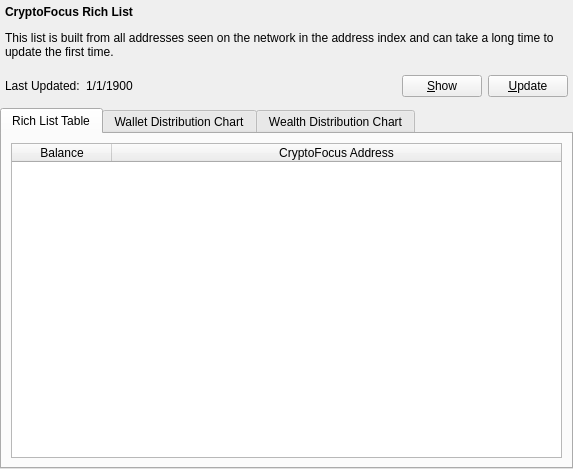
<?xml version="1.0" encoding="UTF-8"?>
<ui version="4.0">
 <class>RichListPage</class>
 <widget class="QWidget" name="RichListPage">
  <property name="geometry">
   <rect>
    <x>0</x>
    <y>0</y>
    <width>573</width>
    <height>469</height>
   </rect>
  </property>
  <property name="windowTitle">
   <string>Rich List</string>
  </property>
  <layout class="QVBoxLayout" name="topLayout">
   <property name="leftMargin">
    <number>0</number>
   </property>
   <property name="topMargin">
    <number>0</number>
   </property>
   <property name="rightMargin">
    <number>0</number>
   </property>
   <property name="bottomMargin">
    <number>0</number>
   </property>
   <item>
    <layout class="QVBoxLayout" name="verticalLayout">
     <property name="topMargin">
      <number>0</number>
     </property>
     <property name="bottomMargin">
      <number>0</number>
     </property>
     <item>
      <layout class="QHBoxLayout" name="horizontalLayout_4">
       <property name="leftMargin">
        <number>5</number>
       </property>
       <property name="topMargin">
        <number>5</number>
       </property>
       <property name="rightMargin">
        <number>5</number>
       </property>
       <property name="bottomMargin">
        <number>5</number>
       </property>
       <item>
        <widget class="QLabel" name="label_2">
         <property name="text">
          <string>&lt;html&gt;&lt;head/&gt;&lt;body&gt;&lt;p&gt;&lt;span style=&quot; font-weight:600;&quot;&gt;CryptoFocus Rich List&lt;/span&gt;&lt;/p&gt;&lt;p&gt;This list is built from all addresses seen on the network in the address index and can take a long time to update the first time.&lt;/p&gt;&lt;/body&gt;&lt;/html&gt;</string>
         </property>
         <property name="wordWrap">
          <bool>true</bool>
         </property>
        </widget>
       </item>
      </layout>
     </item>
     <item>
      <layout class="QHBoxLayout" name="horizontalLayout">
       <property name="leftMargin">
        <number>5</number>
       </property>
       <property name="topMargin">
        <number>5</number>
       </property>
       <property name="rightMargin">
        <number>5</number>
       </property>
       <property name="bottomMargin">
        <number>5</number>
       </property>
       <item>
        <widget class="QLabel" name="label">
         <property name="text">
          <string>Last Updated:</string>
         </property>
        </widget>
       </item>
       <item>
        <widget class="QLabel" name="lastUpdatedLabel">
         <property name="text">
          <string>1/1/1900</string>
         </property>
        </widget>
       </item>
       <item>
        <spacer name="horizontalSpacer">
         <property name="orientation">
          <enum>Qt::Horizontal</enum>
         </property>
         <property name="sizeHint" stdset="0">
          <size>
           <width>40</width>
           <height>20</height>
          </size>
         </property>
        </spacer>
       </item>
       <item>
        <widget class="QPushButton" name="showButton">
         <property name="text">
          <string>&amp;Show</string>
         </property>
        </widget>
       </item>
       <item>
        <widget class="QPushButton" name="refreshButton">
         <property name="text">
          <string>&amp;Update</string>
         </property>
        </widget>
       </item>
      </layout>
     </item>
     <item>
      <widget class="QTabWidget" name="tabWidget">
       <property name="sizePolicy">
        <sizepolicy hsizetype="MinimumExpanding" vsizetype="MinimumExpanding">
         <horstretch>0</horstretch>
         <verstretch>0</verstretch>
        </sizepolicy>
       </property>
       <property name="currentIndex">
        <number>0</number>
       </property>
       <widget class="QWidget" name="tab">
        <attribute name="title">
         <string>Rich List Table</string>
        </attribute>
        <layout class="QGridLayout" name="gridLayout">
         <item row="0" column="0">
          <widget class="QTableWidget" name="tableWidget">
           <property name="editTriggers">
            <set>QAbstractItemView::NoEditTriggers</set>
           </property>
           <property name="alternatingRowColors">
            <bool>true</bool>
           </property>
           <property name="selectionMode">
            <enum>QAbstractItemView::SingleSelection</enum>
           </property>
           <property name="selectionBehavior">
            <enum>QAbstractItemView::SelectRows</enum>
           </property>
           <attribute name="horizontalHeaderStretchLastSection">
            <bool>true</bool>
           </attribute>
           <column>
            <property name="text">
             <string>Balance</string>
            </property>
           </column>
           <column>
            <property name="text">
             <string>CryptoFocus Address</string>
            </property>
           </column>
          </widget>
         </item>
        </layout>
       </widget>
       <widget class="QWidget" name="tab_2">
        <attribute name="title">
         <string>Wallet Distribution Chart</string>
        </attribute>
        <layout class="QGridLayout" name="gridLayout_2">
         <item row="0" column="0">
          <layout class="QHBoxLayout" name="horizontalLayout_3">
           <item>
            <widget class="QCustomPlot" name="distributionChartWidget" native="true"/>
           </item>
          </layout>
         </item>
        </layout>
       </widget>
       <widget class="QWidget" name="tab_3">
        <attribute name="title">
         <string>Wealth Distribution Chart</string>
        </attribute>
        <layout class="QGridLayout" name="gridLayout_3">
         <item row="0" column="0">
          <layout class="QHBoxLayout" name="horizontalLayout_5">
           <item>
            <widget class="QWidget" name="wealthChartWidget" native="true"/>
           </item>
          </layout>
         </item>
        </layout>
       </widget>
      </widget>
     </item>
    </layout>
   </item>
  </layout>
 </widget>
 <customwidgets>
  <customwidget>
   <class>QCustomPlot</class>
   <extends>QWidget</extends>
   <header>qcustomplot.h</header>
   <container>1</container>
  </customwidget>
 </customwidgets>
 <resources/>
 <connections/>
</ui>
